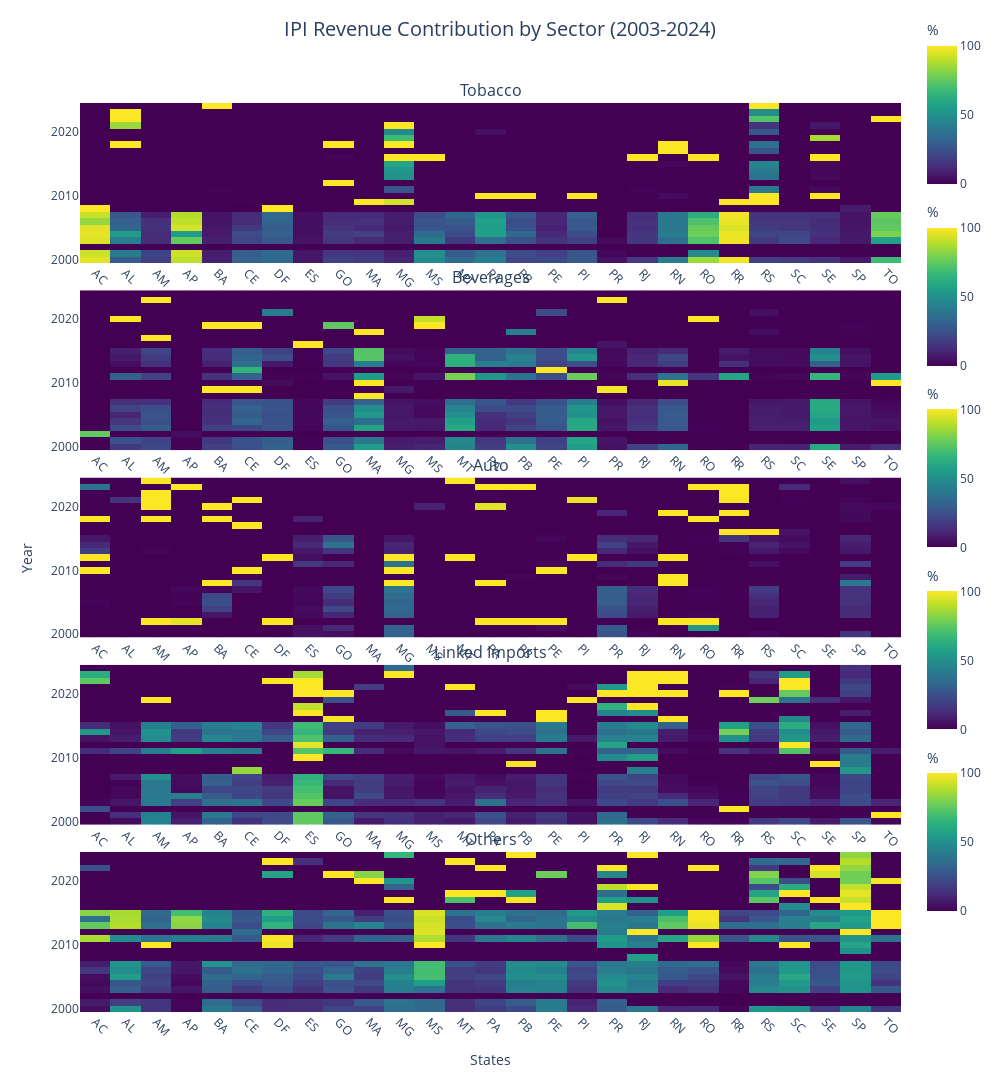

Notebook source saved alongside this figure:
### Code cell
# Create figure with secondary y-axis
fig = make_subplots(
    rows=5, cols=1,
    subplot_titles=("Tobacco", "Beverages", "Auto", "Linked Imports", "Others"),
    vertical_spacing=0.03,
    row_heights=[0.2, 0.2, 0.2, 0.2, 0.2]
)

sectors = ['tobacco', 'beverages', 'auto', 'linked_imports', 'others']
colors = px.colors.sequential.Viridis

for idx, sector in enumerate(sectors, 1):
    # Pivot the data for each sector
    pivot_data = proportion_ipi_revenue_pd.pivot(
        index='year',
        columns='state',
        values=f'ipi_{sector}_percentage'
    )
    
    # Create heatmap
    fig.add_trace(
        go.Heatmap(
            z=pivot_data.values,
            x=pivot_data.columns,
            y=pivot_data.index,
            colorscale=colors,
            zmin=0,
            zmax=100,
            colorbar=dict(
                title='%',
                len=0.2,
                y=0.1 + (idx-1)*0.2,
                yanchor='bottom'
            ),
            hoverongaps=False,
            hovertemplate='State: %{x}<br>Year: %{y}<br>Percentage: %{z:.1f}%<extra></extra>'
        ),
        row=idx,
        col=1
    )

# Update layout
fig.update_layout(
    height=1200,
    width=1000,
    title={
        'text': 'IPI Revenue Contribution by Sector (2003-2024)',
        'x': 0.5,
        'y': 0.98,
        'xanchor': 'center',
        'yanchor': 'top',
        'font': {'size': 20}
    },
    showlegend=False,
    paper_bgcolor='white',
    plot_bgcolor='white'
)

# Update axes labels and ticks
for i in range(1, 6):
    fig.update_xaxes(
        title='States' if i == 5 else None,
        tickangle=45,
        row=i,
        col=1,
        gridcolor='lightgrey',
        showgrid=True
    )
    fig.update_yaxes(
        title='Year' if i == 3 else None,
        row=i,
        col=1,
        gridcolor='lightgrey',
        showgrid=True
    )

fig.show()

### Figure 1 — Plotly figure (JSON) as saved in the notebook; plotly's stock layout.template omitted (floating-point values rounded to 4 significant figures; data arrays with more than 128 entries replaced by an {"elided": "..."} marker saying what was removed)
{"data": [{"colorbar": {"len": 0.2, "title": {"text": "%"}, "y": 0.1, "yanchor": "bottom"}, "colorscale": [[0, "#440154"], [0.1111, "#482878"], [0.2222, "#3e4989"], [0.3333, "#31688e"], [0.4444, "#26828e"], [0.5556, "#1f9e89"], [0.6667, "#35b779"], [0.7778, "#6ece58"], [0.8889, "#b5de2b"], [1, "#fde725"]], "hoverongaps": false, "hovertemplate": "State: %{x}<br>Year: %{y}<br>Percentage: %{z:.1f}%<extra></extra>", "type": "heatmap", "x": ["AC", "AL", "AM", "AP", "BA", "CE", "DF", "ES", "GO", "MA", "MG", "MS", "MT", "PA", "PB", "PE", "PI", "PR", "RJ", "RN", "RO", "RR", "RS", "SC", "SE", "SP", "TO"], "xaxis": "x", "y": [2000, 2001, 2002, 2003, 2004, 2005, 2006, 2007, 2008, 2009, 2010, 2011, 2012, 2013, 2014, 2015, 2016, 2017, 2018, 2019, 2020, 2021, 2022, 2023, 2024], "yaxis": "y", "z": {"elided": "25x27 float values"}, "zmax": 100, "zmin": 0}, {"colorbar": {"len": 0.2, "title": {"text": "%"}, "y": 0.3, "yanchor": "bottom"}, "colorscale": [[0, "#440154"], [0.1111, "#482878"], [0.2222, "#3e4989"], [0.3333, "#31688e"], [0.4444, "#26828e"], [0.5556, "#1f9e89"], [0.6667, "#35b779"], [0.7778, "#6ece58"], [0.8889, "#b5de2b"], [1, "#fde725"]], "hoverongaps": false, "hovertemplate": "State: %{x}<br>Year: %{y}<br>Percentage: %{z:.1f}%<extra></extra>", "type": "heatmap", "x": ["AC", "AL", "AM", "AP", "BA", "CE", "DF", "ES", "GO", "MA", "MG", "MS", "MT", "PA", "PB", "PE", "PI", "PR", "RJ", "RN", "RO", "RR", "RS", "SC", "SE", "SP", "TO"], "xaxis": "x2", "y": [2000, 2001, 2002, 2003, 2004, 2005, 2006, 2007, 2008, 2009, 2010, 2011, 2012, 2013, 2014, 2015, 2016, 2017, 2018, 2019, 2020, 2021, 2022, 2023, 2024], "yaxis": "y2", "z": {"elided": "25x27 float values"}, "zmax": 100, "zmin": 0}, {"colorbar": {"len": 0.2, "title": {"text": "%"}, "y": 0.5, "yanchor": "bottom"}, "colorscale": [[0, "#440154"], [0.1111, "#482878"], [0.2222, "#3e4989"], [0.3333, "#31688e"], [0.4444, "#26828e"], [0.5556, "#1f9e89"], [0.6667, "#35b779"], [0.7778, "#6ece58"], [0.8889, "#b5de2b"], [1, "#fde725"]], "hoverongaps": false, "hovertemplate": "State: %{x}<br>Year: %{y}<br>Percentage: %{z:.1f}%<extra></extra>", "type": "heatmap", "x": ["AC", "AL", "AM", "AP", "BA", "CE", "DF", "ES", "GO", "MA", "MG", "MS", "MT", "PA", "PB", "PE", "PI", "PR", "RJ", "RN", "RO", "RR", "RS", "SC", "SE", "SP", "TO"], "xaxis": "x3", "y": [2000, 2001, 2002, 2003, 2004, 2005, 2006, 2007, 2008, 2009, 2010, 2011, 2012, 2013, 2014, 2015, 2016, 2017, 2018, 2019, 2020, 2021, 2022, 2023, 2024], "yaxis": "y3", "z": {"elided": "25x27 float values"}, "zmax": 100, "zmin": 0}, {"colorbar": {"len": 0.2, "title": {"text": "%"}, "y": 0.7, "yanchor": "bottom"}, "colorscale": [[0, "#440154"], [0.1111, "#482878"], [0.2222, "#3e4989"], [0.3333, "#31688e"], [0.4444, "#26828e"], [0.5556, "#1f9e89"], [0.6667, "#35b779"], [0.7778, "#6ece58"], [0.8889, "#b5de2b"], [1, "#fde725"]], "hoverongaps": false, "hovertemplate": "State: %{x}<br>Year: %{y}<br>Percentage: %{z:.1f}%<extra></extra>", "type": "heatmap", "x": ["AC", "AL", "AM", "AP", "BA", "CE", "DF", "ES", "GO", "MA", "MG", "MS", "MT", "PA", "PB", "PE", "PI", "PR", "RJ", "RN", "RO", "RR", "RS", "SC", "SE", "SP", "TO"], "xaxis": "x4", "y": [2000, 2001, 2002, 2003, 2004, 2005, 2006, 2007, 2008, 2009, 2010, 2011, 2012, 2013, 2014, 2015, 2016, 2017, 2018, 2019, 2020, 2021, 2022, 2023, 2024], "yaxis": "y4", "z": {"elided": "25x27 float values"}, "zmax": 100, "zmin": 0}, {"colorbar": {"len": 0.2, "title": {"text": "%"}, "y": 0.9, "yanchor": "bottom"}, "colorscale": [[0, "#440154"], [0.1111, "#482878"], [0.2222, "#3e4989"], [0.3333, "#31688e"], [0.4444, "#26828e"], [0.5556, "#1f9e89"], [0.6667, "#35b779"], [0.7778, "#6ece58"], [0.8889, "#b5de2b"], [1, "#fde725"]], "hoverongaps": false, "hovertemplate": "State: %{x}<br>Year: %{y}<br>Percentage: %{z:.1f}%<extra></extra>", "type": "heatmap", "x": ["AC", "AL", "AM", "AP", "BA", "CE", "DF", "ES", "GO", "MA", "MG", "MS", "MT", "PA", "PB", "PE", "PI", "PR", "RJ", "RN", "RO", "RR", "RS", "SC", "SE", "SP", "TO"], "xaxis": "x5", "y": [2000, 2001, 2002, 2003, 2004, 2005, 2006, 2007, 2008, 2009, 2010, 2011, 2012, 2013, 2014, 2015, 2016, 2017, 2018, 2019, 2020, 2021, 2022, 2023, 2024], "yaxis": "y5", "z": {"elided": "25x27 float values"}, "zmax": 100, "zmin": 0}], "layout": {"annotations": [{"font": {"size": 16}, "showarrow": false, "text": "Tobacco", "x": 0.5, "xanchor": "center", "xref": "paper", "y": 1, "yanchor": "bottom", "yref": "paper"}, {"font": {"size": 16}, "showarrow": false, "text": "Beverages", "x": 0.5, "xanchor": "center", "xref": "paper", "y": 0.794, "yanchor": "bottom", "yref": "paper"}, {"font": {"size": 16}, "showarrow": false, "text": "Auto", "x": 0.5, "xanchor": "center", "xref": "paper", "y": 0.588, "yanchor": "bottom", "yref": "paper"}, {"font": {"size": 16}, "showarrow": false, "text": "Linked Imports", "x": 0.5, "xanchor": "center", "xref": "paper", "y": 0.382, "yanchor": "bottom", "yref": "paper"}, {"font": {"size": 16}, "showarrow": false, "text": "Others", "x": 0.5, "xanchor": "center", "xref": "paper", "y": 0.176, "yanchor": "bottom", "yref": "paper"}], "height": 1200, "paper_bgcolor": "white", "plot_bgcolor": "white", "showlegend": false, "title": {"font": {"size": 20}, "text": "IPI Revenue Contribution by Sector (2003-2024)", "x": 0.5, "xanchor": "center", "y": 0.98, "yanchor": "top"}, "width": 1000, "xaxis": {"anchor": "y", "domain": [0, 1], "gridcolor": "lightgrey", "showgrid": true, "tickangle": 45, "title": {}}, "xaxis2": {"anchor": "y2", "domain": [0, 1], "gridcolor": "lightgrey", "showgrid": true, "tickangle": 45, "title": {}}, "xaxis3": {"anchor": "y3", "domain": [0, 1], "gridcolor": "lightgrey", "showgrid": true, "tickangle": 45, "title": {}}, "xaxis4": {"anchor": "y4", "domain": [0, 1], "gridcolor": "lightgrey", "showgrid": true, "tickangle": 45, "title": {}}, "xaxis5": {"anchor": "y5", "domain": [0, 1], "gridcolor": "lightgrey", "showgrid": true, "tickangle": 45, "title": {"text": "States"}}, "yaxis": {"anchor": "x", "domain": [0.824, 1], "gridcolor": "lightgrey", "showgrid": true, "title": {}}, "yaxis2": {"anchor": "x2", "domain": [0.618, 0.794], "gridcolor": "lightgrey", "showgrid": true, "title": {}}, "yaxis3": {"anchor": "x3", "domain": [0.412, 0.588], "gridcolor": "lightgrey", "showgrid": true, "title": {"text": "Year"}}, "yaxis4": {"anchor": "x4", "domain": [0.206, 0.382], "gridcolor": "lightgrey", "showgrid": true, "title": {}}, "yaxis5": {"anchor": "x5", "domain": [0, 0.176], "gridcolor": "lightgrey", "showgrid": true, "title": {}}}}
